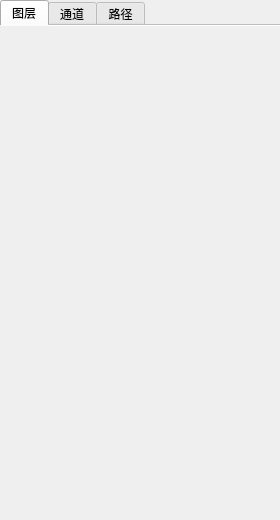
<?xml version="1.0" encoding="UTF-8"?>
<ui version="4.0">
 <class>LayerPanel</class>
 <widget class="QWidget" name="LayerPanel">
  <property name="geometry">
   <rect>
    <x>0</x>
    <y>0</y>
    <width>280</width>
    <height>520</height>
   </rect>
  </property>
  <property name="minimumSize">
   <size>
    <width>240</width>
    <height>220</height>
   </size>
  </property>
  <property name="windowTitle">
   <string>图层</string>
  </property>
  <!-- 外观（面板背景 / Tab 栏 / 底栏按钮）已抽到 resources/styles/dark.qss，
       三个停靠面板共用一套规则，见该文件「右侧停靠面板外观」一节 -->
  <layout class="QVBoxLayout" name="rootLayout">
   <property name="spacing">
    <number>0</number>
   </property>
   <property name="leftMargin">
    <number>0</number>
   </property>
   <property name="topMargin">
    <number>0</number>
   </property>
   <property name="rightMargin">
    <number>0</number>
   </property>
   <property name="bottomMargin">
    <number>0</number>
   </property>
   <item>
    <widget class="QTabWidget" name="panelTabs">
     <property name="currentIndex">
      <number>0</number>
     </property>
     <property name="documentMode">
      <bool>true</bool>
     </property>
     <widget class="LayerTreePanel" name="layerTree" native="true">
      <attribute name="title">
       <string>图层</string>
      </attribute>
     </widget>
     <widget class="ChannelTreePanel" name="channelTree" native="true">
      <attribute name="title">
       <string>通道</string>
      </attribute>
     </widget>
     <widget class="PathTreePanel" name="pathTree" native="true">
      <attribute name="title">
       <string>路径</string>
      </attribute>
     </widget>
    </widget>
   </item>
  </layout>
 </widget>
 <customwidgets>
  <customwidget>
   <class>LayerTreePanel</class>
   <extends>QWidget</extends>
   <header>ui/layertreepanel.h</header>
   <container>1</container>
  </customwidget>
  <customwidget>
   <class>ChannelTreePanel</class>
   <extends>QWidget</extends>
   <header>ui/channeltreepanel.h</header>
   <container>1</container>
  </customwidget>
  <customwidget>
   <class>PathTreePanel</class>
   <extends>QWidget</extends>
   <header>ui/pathtreepanel.h</header>
   <container>1</container>
  </customwidget>
 </customwidgets>
 <resources/>
 <connections/>
</ui>
